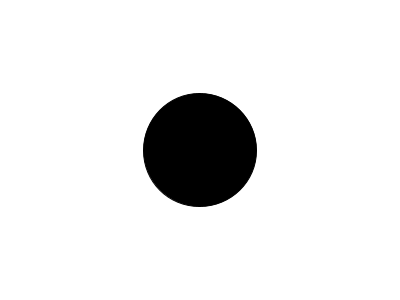
Frame 1 (no input)
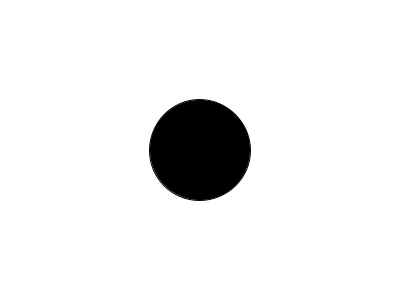
Frame 60 (the mouse pressed at the canvas centre just before this capture)
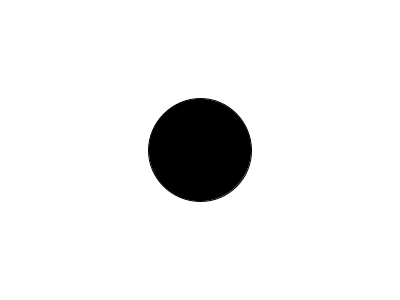
Frame 120 (the mouse held since frame 60 and released just before this capture)

The Processing sketch that drew these frames (run headless with seeded random() and noise(); from frame 60 on, the mouse is pressed at the canvas centre):

// Processing sketch: Gaussian_Distribution_Example
// ── Gaussian_Distribution_Example.pde
import java.util.Random;

Random gen;
void setup() { 
  size(400, 300);
  gen = new Random();
} 
  
void draw() { 
  background(255);
  
  float h = (float) gen.nextGaussian();
  h = h * 10;
  h = h + 100;
  fill(0);
  ellipse(width/2, height/2, h, h);
  
}
